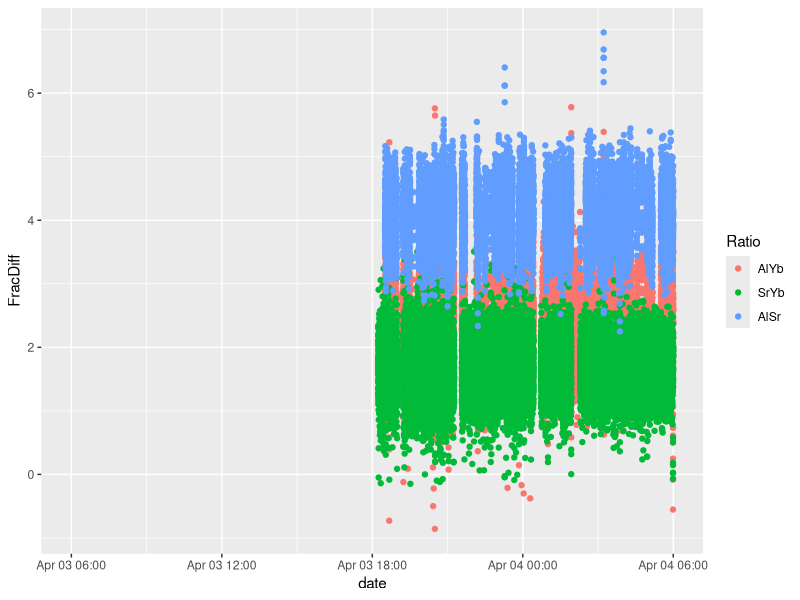
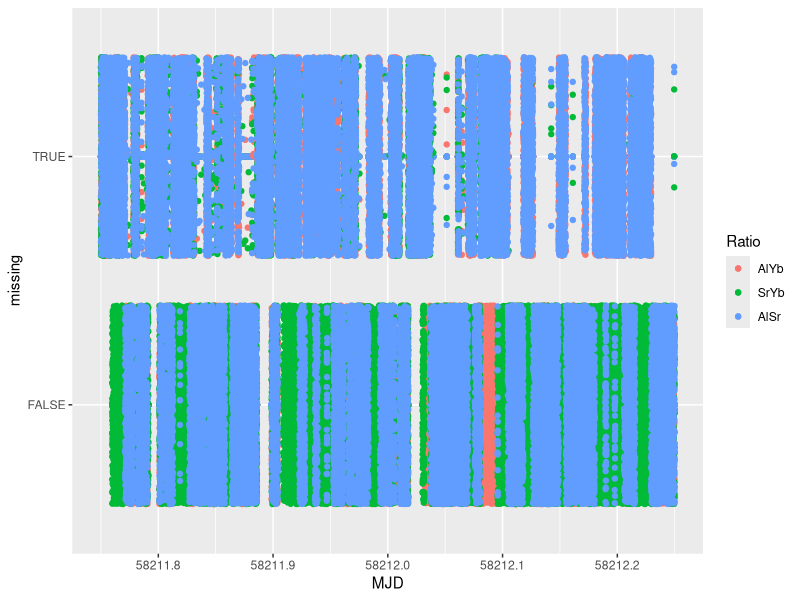
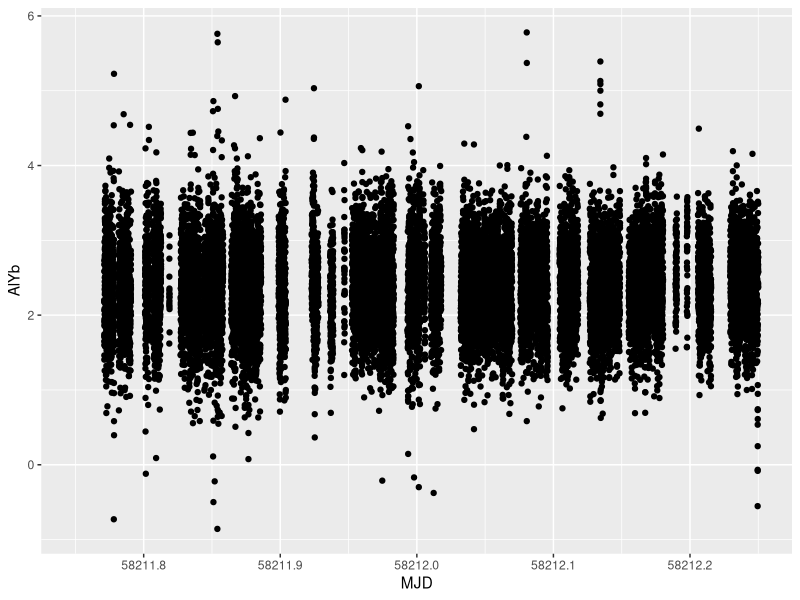
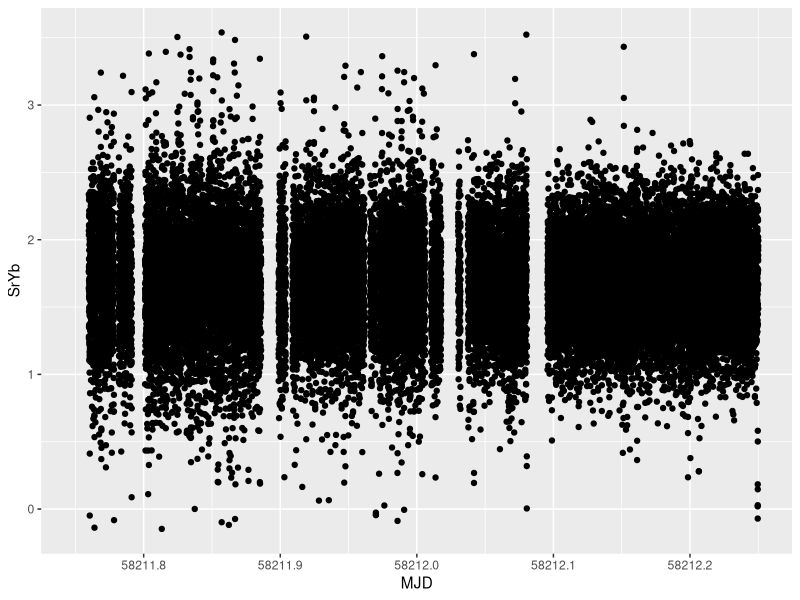
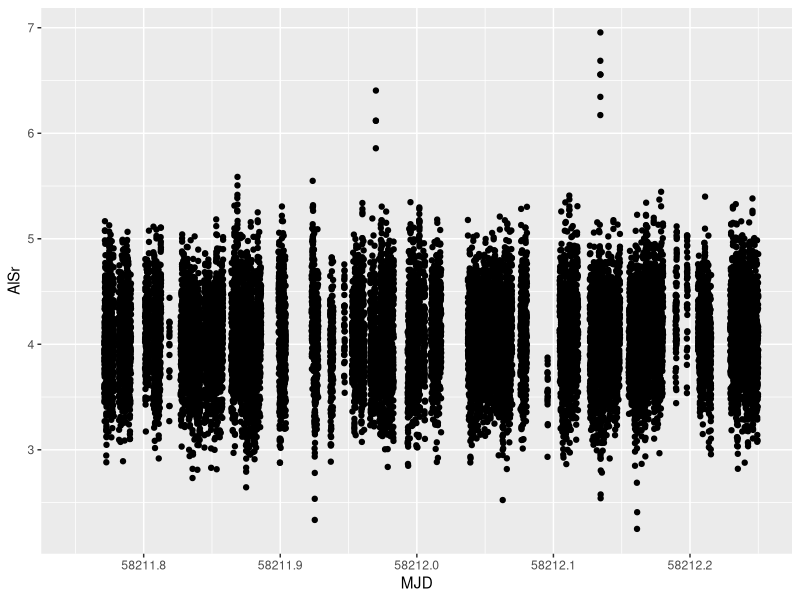
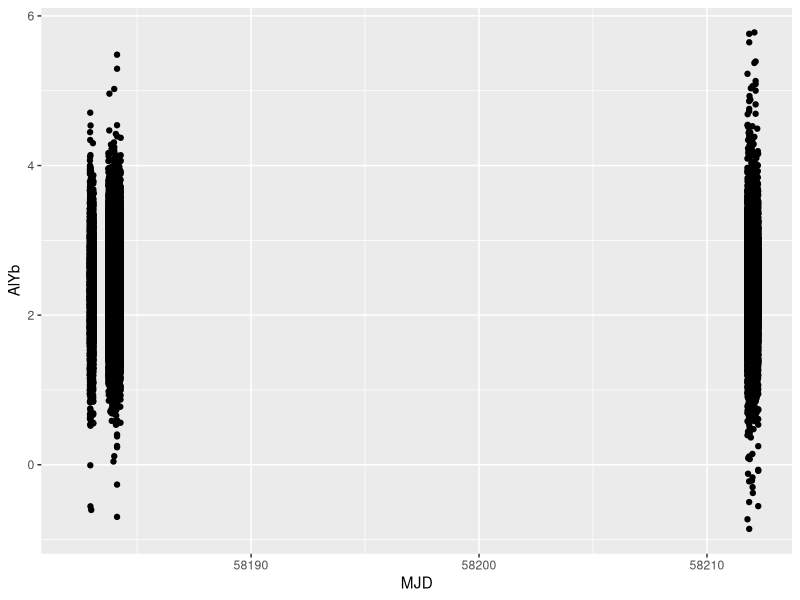

The R source for these figures, in order:
library(readr)
library(ggplot2)
library(dplyr)
library(reshape2)
library("openxlsx")

###############################################################################################
### 04/03/2018 analyzed on 07/10/18 frac.diff. = (measured-ideal)/ideal * 1e15
### Columns: MJD  Al vs Yb frac.diff. from(2.1628871275166585754)  Sr vs Yb frac.diff. from(1.2075070393433381221)  Al vs Sr frac.diff. from(2.6117014317814574243)
###############################################################################################
dat180403 <- read_delim("Data/180403 optical analysis TiS_fixed.dat",
                        delim = "\t", escape_double = FALSE,
                        col_names = FALSE, trim_ws = TRUE, skip = 2)
colnames(dat180403)=c("MJD","AlYb","SrYb","AlSr")
dat180403long=melt(dat180403,id.vars = "MJD",variable.name = "Ratio",value.name = "FracDiff")
dat180403long=dat180403long%>%mutate(missing=is.na(FracDiff),
                                     date=convertToDateTime(MJD, origin = "1858-11-17",tz="MDT"))
dat180403long$seconds=1:dim(dat180403long)[1]

ggplot(dat180403long,aes(date,FracDiff,col=Ratio))+
  geom_point()
ggplot(filter(dat180403long,MJD>58211.75),aes(MJD,missing,col=Ratio))+
  geom_point()+geom_jitter()
### all missing before 58211.75, and ends after 58212.25
ggplot(filter(dat180403,MJD>58211.75),aes(MJD,AlYb))+
  geom_point()
ggplot(filter(dat180403,MJD>58211.75),aes(MJD,SrYb))+
  geom_point()
ggplot(filter(dat180403,MJD>58211.75),aes(MJD,AlSr))+
  geom_point()

convertToDateTime(dat180403$MJD[1], origin = "1858-11-17")
convertToDateTime(head(dat180403$MJD), origin = "1858-11-17",tz="UTC")
convertToDateTime(tail(dat180403$MJD), origin = "1858-11-17",tz="UTC")
tail(dat180403) #data until the end, stopped at midnight exactly?

###this is enough for some test data, using dat180403long, will look at different ratios
### if this works, might want to try a couple days in a row below


###############################################################################################
### 03/09/2018 analyzed on 07/10/18 frac.diff. = (measured-ideal)/ideal * 1e15
### Columns: MJD  Al vs Yb frac.diff. from(2.1628871275166585754)  Sr vs Yb frac.diff. from(1.2075070393433381221)  Al vs Sr frac.diff. from(2.6117014317814574243)
###############################################################################################
dat180309 <- read_delim("Data/180309 optical analysis TiS_fixed.dat",
                        delim = "\t", escape_double = FALSE,
                        col_names = FALSE, trim_ws = TRUE, skip = 2)
colnames(dat180309)=c("MJD","AlYb","SrYb","AlSr")

###############################################################################################
### 03/05/2018 analyzed on 07/10/18 frac.diff. = (measured-ideal)/ideal * 1e15
### Columns: MJD  Al vs Yb frac.diff. from(2.1628871275166585754)  Sr vs Yb frac.diff. from(1.2075070393433381221)  Al vs Sr frac.diff. from(2.6117014317814574243)
###############################################################################################
dat180305 <- read_delim("Data/180305 optical analysis TiS_fixed.dat",
                        delim = "\t", escape_double = FALSE,
                        col_names = FALSE, trim_ws = TRUE, skip = 2)
colnames(dat180305)=c("MJD","AlYb","SrYb","AlSr")

###############################################################################################
### 03/06/2018 analyzed on 07/10/18 frac.diff. = (measured-ideal)/ideal * 1e15
### Columns: MJD  Al vs Yb frac.diff. from(2.1628871275166585754)  Sr vs Yb frac.diff. from(1.2075070393433381221)  Al vs Sr frac.diff. from(2.6117014317814574243)
###############################################################################################
dat180306 <- read_delim("Data/180306 optical analysis TiS_fixed.dat",
                  delim = "\t", escape_double = FALSE,
                  col_names = FALSE, trim_ws = TRUE, skip = 2)
colnames(dat180306)=c("MJD","AlYb","SrYb","AlSr")

###############################################################################################
### combine all, MJD will keep separate
### I think we should start analyzing data just one day at a time, but might be interesting to look at multiday data at some point
###############################################################################################

alldat=bind_rows(dat180305,dat180306,dat180309,dat180403)

###############################################################################################
###############################################################################################
### Look at data
###############################################################################################
###############################################################################################

ggplot(alldat,aes(MJD,AlYb))+
  geom_point()

### plot all 3 together, not sure how useful this is
# library(tidyr)
# alldat_long <- gather(alldat, ratio, measurement, AlYb:AlSr, factor_key=TRUE)
# ggplot(alldat_long,aes(MJD,measurement,col=ratio))+
#   geom_point()

